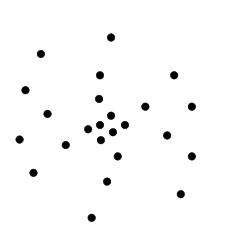
%> input picture Microscopy/new.png, 250 x 250 px
$ octave image_fourier.m   (GNU Octave 9; MATLAB toolbox functions it lacks are replaced by stand-ins)
%> lines starting %> are read from the running program, lines starting %| are printed output that depends on the picture; in (x1, y1, x2, y2) boxes, pixels count from 0 and x2, y2 are one past the last pixel; in counts of white or black regions, pixels touching at a corner belong together; the program's own positions count from 1
clear all;close all;clc

X = imread('new.png');
%> X is the input picture: size 250x250x3 uint8; min 0, max 255, mean 250.1
figure('Name','RGB Image')
imshow(X)
axis image; axis on
x = rgb2gray(X);
x = double(x);
%> x: size 250x250 double
y = fft2(x,2000,2000);
y = fftshift(y);


% [12 lines of commented-out code are left out]

imshow(log(abs(y)), [])
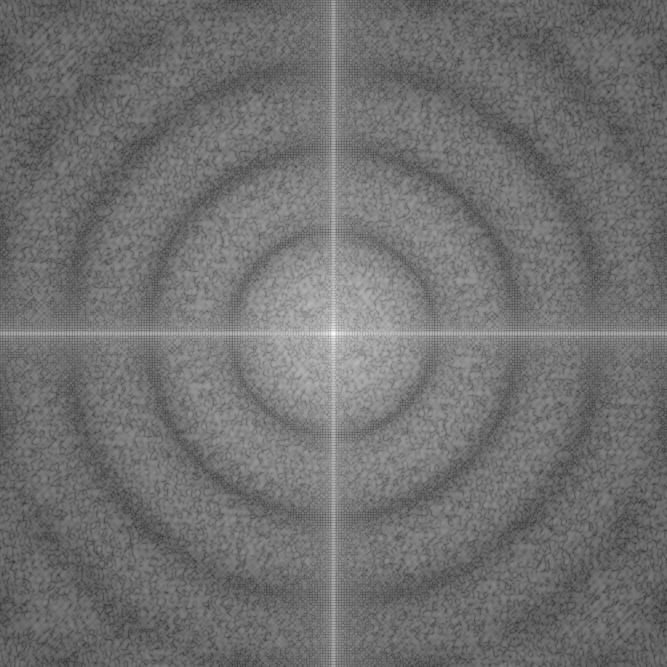
%> displayed picture: size 2000x2000, on the screen's scale of 0 to 255 (shown at 1/3 size); min 0, max 255, mean 112.1
colormap jet
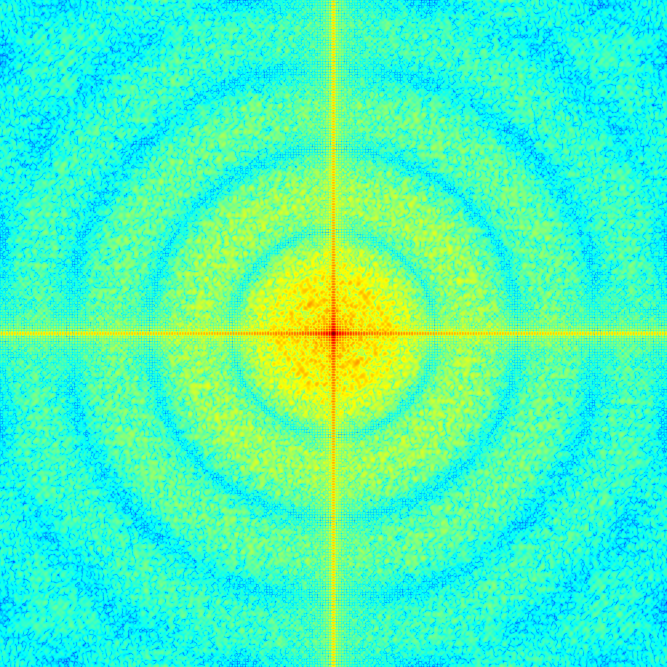
%> displayed picture: size 2000x2000x3, on the screen's scale of 0 to 255 (shown at 1/3 size); mean R, G, B 72.7, 248.3, 182.3
yy = ifftshift(y);
xx = ifft2(yy);
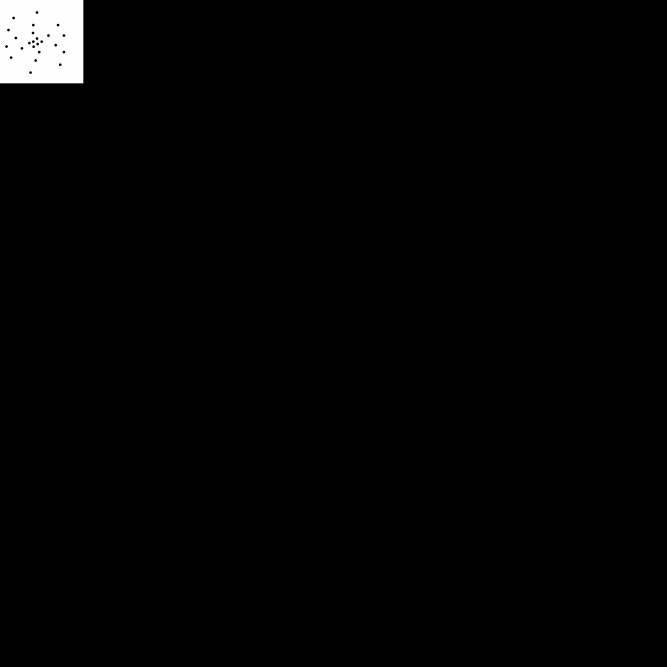
%> xx: size 2000x2000 double (shown at 1/3 size); min -8.51e-14, max 255, mean 3.9; drawn with min black and max white
xx = imshow(abs(xx));
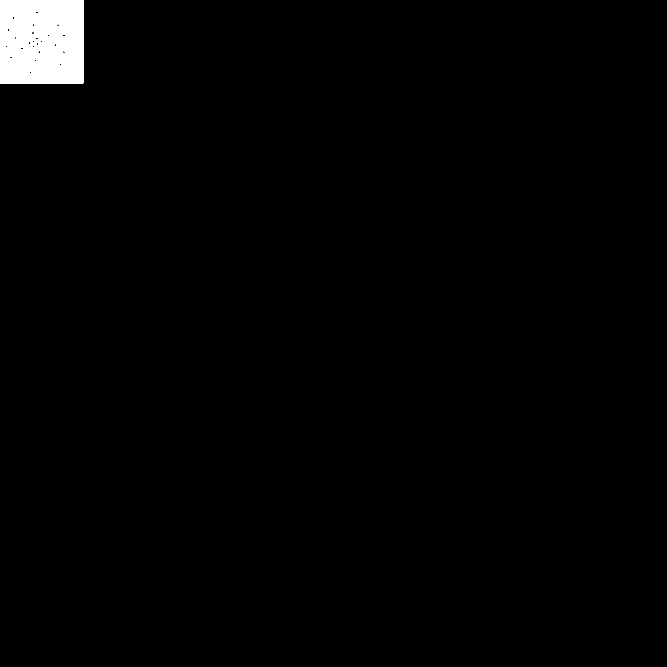
%> displayed picture: size 2000x2000, on the screen's scale of 0 to 255 (shown at 1/3 size); 1.5% white; 1 white region, box (x1, y1, x2, y2) and area: (0, 0, 250, 250) 61763
colormap jet(3)
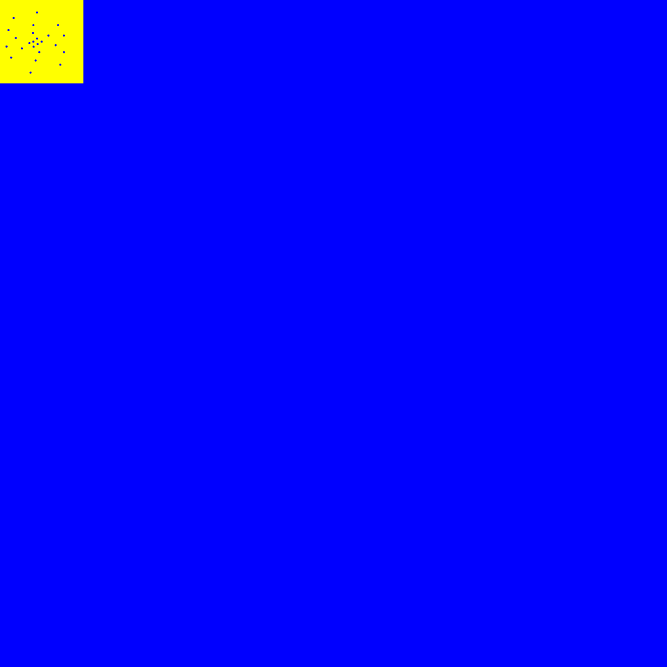
%> displayed picture: size 2000x2000x3, on the screen's scale of 0 to 255 (shown at 1/3 size); mean R, G, B 3.9, 3.9, 251.1

% [9 lines of commented-out code are left out]
